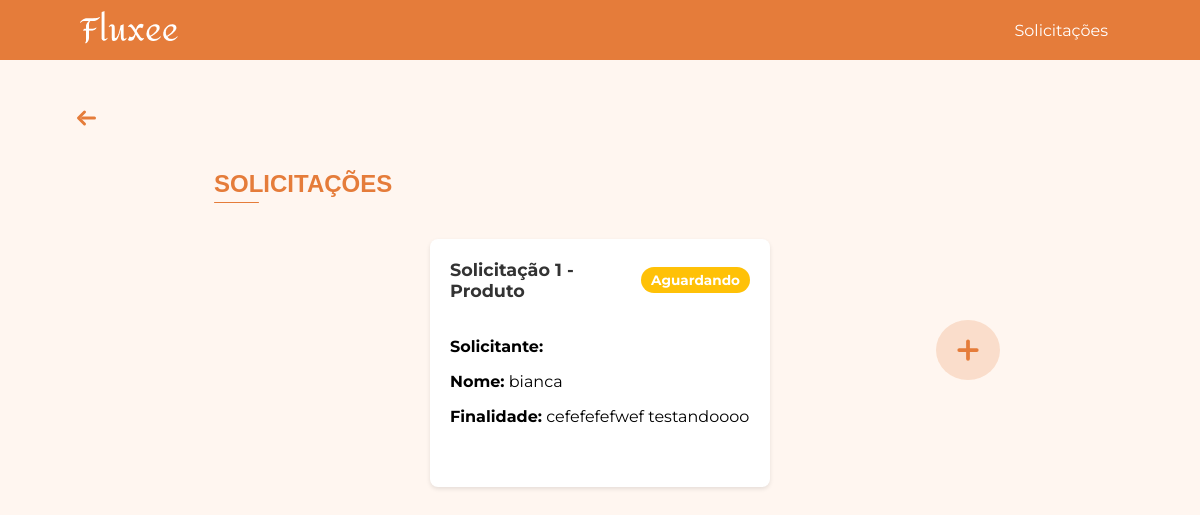
The app's page /solicitacoes/ (signed in), older data.
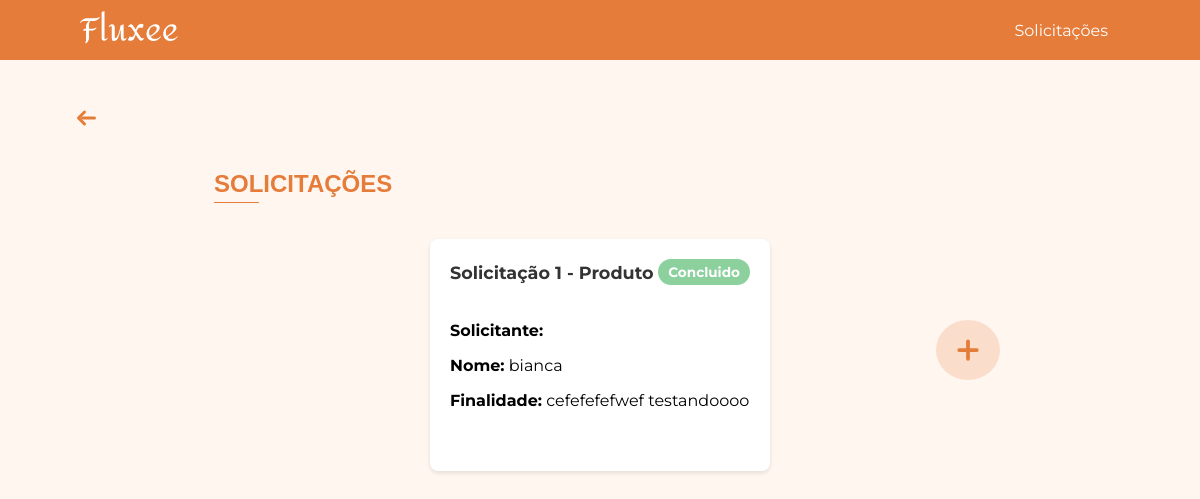
The same page, newer data.
### app/models.py (models this page shows, shortened)
class Solicitacao(db.Model):
    __tablename__ = 'solicitacao'
    id = db.Column(db.Integer, primary_key=True)
    nome = db.Column(db.String(200), nullable=False)
    disciplina_id = db.Column(db.Integer, db.ForeignKey('disciplina.id'), nullable=True)
    disciplina = db.relationship('Disciplina', backref=db.backref('solicitacoes', lazy=True))
    user_id = db.Column(db.Integer, db.ForeignKey('user.id'), nullable=False)
    user = db.relationship('User', backref=db.backref('solicitacoes', lazy=True))
    produto_id = db.Column(db.Integer, db.ForeignKey("produto.id"))
    produto = db.relationship('Produto', backref='solicitacoes', lazy=True)
    quantidade = db.Column(db.Integer)
    data_limite = db.Column(db.Date)
    finalidade = db.Column(db.Text)
    status = db.Column(db.String(50), nullable=False, default="Aguardando")

### app/view.py (the view)
@app.route('/solicitacoes/')
@login_required
def solicitacoes():
    if current_user.tipo_usuario == "admin":
        solicitacoes_produto_models = Solicitacao.query.options(
            db.joinedload(Solicitacao.disciplina),
            db.joinedload(Solicitacao.produto)
        ).filter_by(status="Aguardando").all()
        solicitacoes_produto_dto = [
            SolicitacaoProdutoDTO(
                id=s.id,
                nome=s.nome,
                disciplina_nome=s.disciplina.nome if s.disciplina else "N/A",
                produto_nome=s.produto.nome if s.produto else "N/A",
                quantidade=s.quantidade,
                data_limite=s.data_limite,
                finalidade=s.finalidade,
                status=s.status
            ) for s in solicitacoes_produto_models
        ]
        solicitacoes_transporte_models = SolicitacaoTransporte.query.filter_by(status="Aguardando").all()
        solicitacoes_transporte_dto = [
            SolicitacaoTransporteDTO(
                id=s.id,
                solicitante=s.solicitante,
                servico_id=s.servico_id,
                data_saida=s.data_saida,
                data_retorno=s.data_retorno,
                quantidade_de_onibus=s.quantidade_de_onibus,
                horario_de_saida=s.horario_de_saida,
                horario_de_chegada=s.horario_de_chegada,
                status=s.status
            ) for s in solicitacoes_transporte_models
        ]
        solicitacoes_seguranca_models = SolicitacaoSeguranca.query.filter_by(status="Aguardando").all()
        solicitacoes_seguranca_dto = [
            SolicitacaoSegurancaDTO(
                id=s.id,
                solicitante=s.solicitante,
                servico_id=s.servico_id,
                data_inicio=s.data_inicio,
                area_atuacao=s.area_atuacao,
                turno=s.turno,
                status=s.status
            ) for s in solicitacoes_seguranca_models
        ]
        solicitacoes_limpeza_models = SolicitacaoLimpeza.query.filter_by(status="Aguardando").all()
        solicitacoes_limpeza_dto = [
            SolicitacaoLimpezaDTO(
                id=s.id,
                solicitante=s.solicitante,
                servico_id=s.servico_id,
                tempo=s.tempo,
                ambiente=s.ambiente,
                frequencia=s.frequencia,
                status=s.status
            ) for s in solicitacoes_limpeza_models
        ]
        solicitacoes = solicitacoes_produto_dto + solicitacoes_transporte_dto + solicitacoes_seguranca_dto + solicitacoes_limpeza_dto
    else:
        solicitacoes_produto_models = Solicitacao.query.options(
            db.joinedload(Solicitacao.disciplina),
            db.joinedload(Solicitacao.produto)
        ).filter_by(user_id=current_user.id).all()  # <-- removido status="Aguardando"
        solicitacoes = [
            SolicitacaoProdutoDTO(
                id=s.id,
                nome=s.nome,
                disciplina_nome=s.disciplina.nome if s.disciplina else "N/A",
                produto_nome=s.produto.nome if s.produto else "N/A",
                quantidade=s.quantidade,
                data_limite=s.data_limite,
                finalidade=s.finalidade,
                status=s.status  # aqui o status pode ser Aguardando ou Concluido
            ) for s in solicitacoes_produto_models
        ]
    return render_template(
        'solicitacoes.html',
        solicitacoes=solicitacoes
    )

### app/models.py (called while the page is built)
@login_manager.user_loader
def load_user(user_id):
    return User.query.get(int(user_id))

### app/templates/solicitacoes.html (shortened to what this page needs)
<!DOCTYPE html>
<html lang="pt-BR">
<head>
    <link rel="stylesheet" href="{{ url_for('static', filename='css/home.css') }}">
    <link rel="stylesheet" href="{{ url_for('static', filename='css/solicitacoes.css') }}">
</head>
<body>
    {% include 'componentes/alertas/alerta_sucesso.html' %}
    {% include 'componentes/header/header.html' %}
    {% with texto="SOLICITAÇÕES" %}
        {% include 'componentes/titulos/titulo.html' %}
    {% endwith %}
    <div class="gestao-botao">
        {% include 'componentes/botoes/botao_gestao_add_solicitacao.html' %}
    </div>
    <div class="solicitacoes-container">
        {% for solicitacao in solicitacoes %}
            {% include 'componentes/cards/card_solicitacao.html' %}
        {% else %}
            <p>Nenhuma solicitação encontrada.</p>
        {% endfor %}
    </div>
</body>
</html>

### app/templates/componentes/cards/card_solicitacao.html (shortened to what this page needs)
<div class="solicitacao-card">
    <div class="header">
        <span class="id-solicitacao">Solicitação {{ solicitacao.id }} - {{ solicitacao.categoria }}</span>
        <span class="status {{ solicitacao.status | lower }}">{{ solicitacao.status }}</span>
    </div>
    <div class="content">
        <p><strong>Solicitante:</strong> {{ solicitacao.solicitante }}</p>
        {% if solicitacao.categoria == "Transporte" %}
            <p><strong>Data de Saída:</strong> {{ solicitacao.data_saida }}</p>
            <p><strong>Data de Retorno:</strong> {{ solicitacao.data_retorno }}</p>
        {% elif solicitacao.categoria == "Limpeza" %}
            <p><strong>Tempo:</strong> {{ solicitacao.tempo }}</p>
            <p><strong>Ambiente:</strong> {{ solicitacao.ambiente }}</p>
            <p><strong>Frequência:</strong> {{ solicitacao.frequencia }}</p>
        {% elif solicitacao.categoria == "Segurança" %}
            <p><strong>Data de Início:</strong> {{ solicitacao.data_inicio }}</p>
            <p><strong>Área de Atuação:</strong> {{ solicitacao.area_atuacao }}</p>
            <p><strong>Turno:</strong> {{ solicitacao.turno }}</p>
        {% elif solicitacao.categoria == "Produto" %}
            <p><strong>Nome:</strong> {{ solicitacao.nome }}</p>
            <p><strong>Finalidade:</strong> {{ solicitacao.finalidade }}</p>
        {% endif %}
    </div>
</div>

Row changes from the older to the newer data that the page shows:
changed Solicitacao "bianca": status "Aguardando" → "Concluido"
